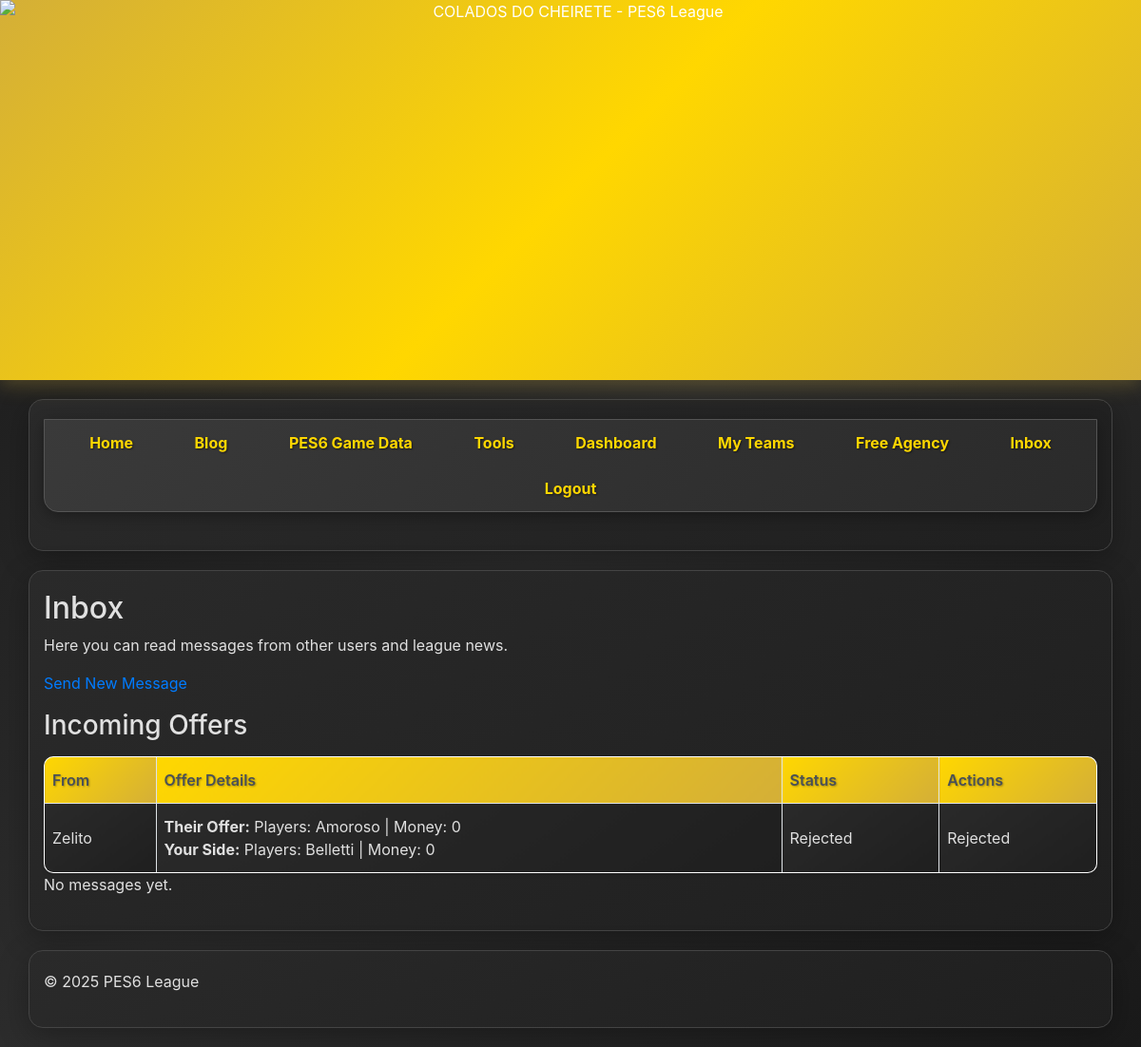
/inbox (signed in), run on the app's committed database.
### tables this page shows
CREATE TABLE offers (
    id INTEGER PRIMARY KEY AUTOINCREMENT,
    sender_id INTEGER NOT NULL,
    receiver_id INTEGER NOT NULL,
    player_id INTEGER NOT NULL,
    offer_amount INTEGER NOT NULL,
    offered_players TEXT,
    offered_money INTEGER DEFAULT 0,
    requested_players TEXT,
    requested_money INTEGER DEFAULT 0,
    sender_team_id INTEGER,
    receiver_team_id INTEGER,
    status TEXT DEFAULT 'pending',
    created_at TIMESTAMP DEFAULT CURRENT_TIMESTAMP,
    FOREIGN KEY (sender_id) REFERENCES users(id) ON DELETE CASCADE,
    FOREIGN KEY (receiver_id) REFERENCES users(id) ON DELETE CASCADE,
    FOREIGN KEY (player_id) REFERENCES players(id) ON DELETE CASCADE,
    FOREIGN KEY (sender_team_id) REFERENCES league_teams(id) ON DELETE CASCADE,
    FOREIGN KEY (receiver_team_id) REFERENCES league_teams(id) ON DELETE CASCADE
);

CREATE TABLE users (
    id INTEGER PRIMARY KEY AUTOINCREMENT,
    username TEXT UNIQUE NOT NULL,
    password TEXT NOT NULL,
    email TEXT UNIQUE NOT NULL,
    created_at TIMESTAMP DEFAULT CURRENT_TIMESTAMP
);

### app.py (the view, shortened to what this page needs)
@app.route('/inbox')
@login_required
def inbox():
    cur = db_helper.get_cursor()
    cur.execute("""
        SELECT m.*, u.username AS sender_username
        FROM messages m
        LEFT JOIN users u ON m.sender_id = u.id
        WHERE m.receiver_id = ?
        ORDER BY m.created_at DESC
    """, (current_user.id,))
    messages = cur.fetchall()
    messages = [dict(msg) for msg in messages]
    cur.execute("""
        SELECT o.*, u.username AS sender_username
        FROM offers o
        JOIN users u ON o.sender_id = u.id
        WHERE o.receiver_id = ?
        ORDER BY o.created_at DESC
    """, (current_user.id,))
    offers = cur.fetchall()
    offers = [dict(offer) for offer in offers]
    for offer in offers:
        if 'offered_players' in offer and 'requested_players' in offer:
            offered_players_raw = offer['offered_players'] or '[]'
            requested_players_raw = offer['requested_players'] or '[]'
            offer['offered_players'] = json.loads(offered_players_raw)
            offer['requested_players'] = json.loads(requested_players_raw)
            if offer['offered_players'] and len(offer['offered_players']) > 0:
                placeholders = ','.join(['?' for _ in offer['offered_players']])
                cur.execute("SELECT id, player_name FROM players WHERE id IN ({})".format(placeholders), offer['offered_players'])
                offer['offered_player_names'] = [row['player_name'] for row in cur.fetchall()]
            else:
                offer['offered_player_names'] = []
            if offer['requested_players'] and len(offer['requested_players']) > 0:
                placeholders = ','.join(['?' for _ in offer['requested_players']])
                cur.execute("SELECT id, player_name FROM players WHERE id IN ({})".format(placeholders), offer['requested_players'])
                offer['requested_player_names'] = [row['player_name'] for row in cur.fetchall()]
            else:
                offer['requested_player_names'] = []
            offer['is_cpu_offer'] = (offer['sender_id'] == 1)
            if offer['is_cpu_offer']:
                if offer['requested_players'] and len(offer['requested_players']) > 0:
                    placeholders = ','.join(['?' for _ in offer['requested_players']])
                    cur.execute("""
                        SELECT COUNT(*) as count FROM team_players tp
                        JOIN league_teams lt ON tp.team_id = lt.id
                        WHERE tp.player_id IN ({}) AND lt.user_id = ?
                    """.format(placeholders), offer['requested_players'] + [current_user.id])
                    user_players_count = cur.fetchone()['count']
                    offer['is_sell_offer'] = (user_players_count > 0)
                else:
                    offer['is_sell_offer'] = False
            else:
                offer['is_sell_offer'] = False
            offer['cpu_team_name'] = None
    cur.close()
    return render_template('inbox.html', messages=messages, offers=offers)

### app.py (called while the page is built)
@login_manager.user_loader
def load_user(user_id):
    return User.get(user_id)

def get_unread_count(user_id):
    cur = db_helper.get_cursor()
    try:
        cur.execute("SELECT COUNT(*) as count FROM messages WHERE receiver_id = ?", (user_id,))
        message_count = cur.fetchone()['count']
        cur.execute("SELECT COUNT(*) as count FROM offers WHERE receiver_id = ? AND status = 'pending'", (user_id,))
        offer_count = cur.fetchone()['count']
        return message_count + offer_count
    except Exception as e:
        app.logger.error(f"Error getting unread count: {e}")
        return 0
    finally:
        cur.close()

@app.context_processor
def inject_unread_count():
    if current_user.is_authenticated:
        return {'get_unread_count': get_unread_count}
    return {'get_unread_count': lambda x: 0}

    @staticmethod
    def get(user_id):
        cur = db_helper.get_cursor()
        cur.execute("SELECT id, username, email FROM users WHERE id = ?", (user_id,))
        user_data = cur.fetchone()
        cur.close()
        if user_data:
            return User(user_data[0], user_data[1], user_data[2])
        return None

### db_helper.py (called while the page is built)
def get_connection():
    if 'db_conn' not in g:
        g.db_conn = sqlite3.connect(DATABASE)
        g.db_conn.row_factory = sqlite3.Row
        g.db_conn.execute('PRAGMA foreign_keys = ON;')
    return g.db_conn

def get_cursor():
    return get_connection().cursor()

def close_connection(e=None):
    db_conn = g.pop('db_conn', None)
    if db_conn is not None:
        db_conn.close()

### templates/inbox.html (shortened to what this page needs)
{% extends "base.html" %}
{% block content %}
    <h2>Inbox</h2>
    <p>Here you can read messages from other users and league news.</p>
    <p>
        <a href="{{ url_for('send_message') }}">Send New Message</a>
    </p>
    {% if offers %}
        <h3>Incoming Offers</h3>
        <table>
            <thead>
                <tr>
                    <th>From</th>
                    <th>Offer Details</th>
                    <th>Status</th>
                    <th>Actions</th>
                </tr>
            </thead>
            <tbody>
                {% for offer in offers %}
                <tr>
                    <td>{{ offer.sender_username }}</td>
                    <td>
                        <strong>Their Offer:</strong> Players: {{ offer.offered_player_names|join(', ') }} | Money: {{ offer.offered_money }}<br>
                        <strong>Your Side:</strong> Players: {{ offer.requested_player_names|join(', ') }} | Money: {{ offer.requested_money }}
                    </td>
                    <td>{{ offer.status.capitalize() }}</td>
                    <td>
                        {% if offer.status == 'pending' %}
                            {% if offer.is_cpu_offer %}
                                {% if offer.is_sell_offer %}
                                    <button class="btn btn-success btn-sm confirm-deal-btn"
                                            data-offer-id="{{ offer.id }}"
                                            data-deal-type="sell"
                                            data-cpu-team="{{ offer.cpu_team_name }}">
                                        Confirm Sale to {{ offer.cpu_team_name }}
                                    </button>
                                {% else %}
                                    <button class="btn btn-success btn-sm confirm-deal-btn"
                                            data-offer-id="{{ offer.id }}"
                                            data-deal-type="buy"
                                            data-cpu-team="{{ offer.cpu_team_name }}">
                                        Confirm Purchase from {{ offer.cpu_team_name }}
                                    </button>
                                {% endif %}
                            {% else %}
                                <button class="btn btn-success btn-sm accept-offer-btn"
                                        data-offer-id="{{ offer.id }}">
                                    Accept
                                </button>
                            {% endif %}
                            <button class="btn btn-danger btn-sm reject-offer-btn"
                                    data-offer-id="{{ offer.id }}">
                                Reject
                            </button>
                        {% else %}
                            {{ offer.status.capitalize() }}
                        {% endif %}
                    </td>
                </tr>
                {% endfor %}
            </tbody>
        </table>
    {% endif %}
    {% if messages %}
        <table>
            <thead>
                <tr>
                    <th>From</th>
                    <th>Subject</th>
                    <th>Date</th>
                </tr>
            </thead>
            <tbody>
                {% for msg in messages %}
                <tr>
                    <td>{{ msg['sender_username'] or 'Unknown' }}</td>
                    <td><a href="{{ url_for('view_message', msg_id=msg['id']) }}">{{ msg['subject'] }}</a></td>
                    <td>
                        {% if msg['created_at'] is string %}
                            {{ msg['created_at'] }}
                        {% else %}
                            {{ msg['created_at'].strftime('%Y-%m-%d %H:%M') }}
                        {% endif %}
                    </td>
                </tr>
                {% endfor %}
            </tbody>
        </table>
    {% else %}
        <p>No messages yet.</p>
    {% endif %}
{% endblock %}

### static/css/style.css (style rules this page uses)
body { font-family: 'Arial', sans-serif; margin: 0; padding: 0; background: linear-gradient(135deg, #1a1a1a 0%, #2d2d2d 50%, #1a1a1a 100%); color: #e0e0e0; min-height: 100vh; }
table { width: 100%; border-collapse: collapse; margin-top: 15px; border-radius: 10px; overflow: hidden; box-shadow: 0 4px 15px rgba(0, 0, 0, 0.3); }
table, th, td { border: 1px solid #444; }
th, td { padding: 12px; text-align: left; }
th { background: linear-gradient(135deg, #ffd700 0%, #d4af37 100%); color: #1a1a1a; font-weight: bold; text-shadow: 1px 1px 2px rgba(0, 0, 0, 0.3); }
td { background: linear-gradient(145deg, #2a2a2a, #1f1f1f); color: #e0e0e0; }
table { width: 100%; border-collapse: collapse; margin-top: 15px; background-color: #fff; box-shadow: 0 2px 4px rgba(0,0,0,0.1); }
table, th, td { border: 1px solid #dee2e6; }
th, td { padding: 12px 8px; text-align: left; vertical-align: middle; }
th { background-color: #f8f9fa; font-weight: 600; color: #495057; }

### data on the page
offers: sender_username "Zelito", offered_player_names "Amoroso", offered_money "0", requested_player_names "Belletti", requested_money "0", status "Rejected"
